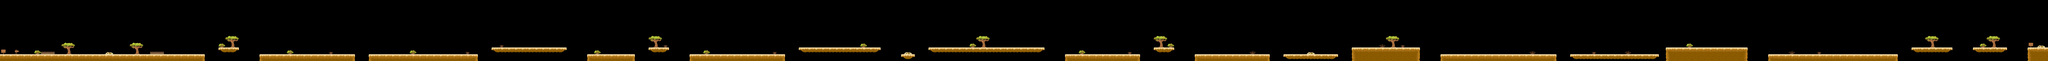

The image is a tile-based game level rendered from a .tmx file. Its description and source (layers, tilesets, objects; grid data summarised) follow:
An orthogonal 300x9 tile map with 128x128 px tiles, 2 tile layers (tiles, objects), 2 tilesets and 25 objects (13x 2, 10x 1, spawnPoint).

<map version="1.2" tiledversion="1.2.4" orientation="orthogonal" renderorder="right-down" width="300" height="9" tilewidth="128" tileheight="128" infinite="0" nextlayerid="6" nextobjectid="46">
 <tileset firstgid="1" name="tiles" tilewidth="128" tileheight="128" spacing="2" tilecount="24" columns="4">
  <image source="tiles.png" width="520" height="778" />
  <tile id="0">
   <properties>
    <property name="collides" type="bool" value="true" />
   </properties>
  </tile>
  <tile id="1">
   <properties>
    <property name="collides" type="bool" value="true" />
   </properties>
  </tile>
  <tile id="2">
   <properties>
    <property name="collides" type="bool" value="true" />
   </properties>
  </tile>
  <tile id="3">
   <properties>
    <property name="collides" type="bool" value="true" />
   </properties>
  </tile>
  <tile id="4">
   <properties>
    <property name="collides" type="bool" value="true" />
   </properties>
  </tile>
  <tile id="5">
   <properties>
    <property name="collides" type="bool" value="true" />
   </properties>
  </tile>
  <tile id="6">
   <properties>
    <property name="collides" type="bool" value="true" />
   </properties>
  </tile>
  <tile id="7">
   <properties>
    <property name="collides" type="bool" value="true" />
   </properties>
  </tile>
  <tile id="8">
   <properties>
    <property name="collides" type="bool" value="true" />
   </properties>
  </tile>
  <tile id="9">
   <properties>
    <property name="collides" type="bool" value="true" />
   </properties>
  </tile>
  <tile id="10">
   <properties>
    <property name="collides" type="bool" value="true" />
   </properties>
  </tile>
  <tile id="11">
   <properties>
    <property name="collides" type="bool" value="true" />
   </properties>
  </tile>
  <tile id="12">
   <properties>
    <property name="collides" type="bool" value="true" />
   </properties>
  </tile>
  <tile id="13">
   <properties>
    <property name="collides" type="bool" value="true" />
   </properties>
  </tile>
  <tile id="14">
   <properties>
    <property name="collides" type="bool" value="true" />
   </properties>
  </tile>
  <tile id="15">
   <properties>
    <property name="collides" type="bool" value="true" />
   </properties>
  </tile>
 </tileset>
 <tileset firstgid="25" name="objects" tilewidth="128" tileheight="128" tilecount="13" columns="13">
  <image source="objects.png" width="1664" height="128" />
  <tile id="2">
   <properties>
    <property name="kill" type="bool" value="true" />
    <property name="overlap" type="bool" value="true" />
   </properties>
  </tile>
 </tileset>
 <layer id="4" name="tiles" width="300" height="9">
  <data>[2700 cells, 345 non-empty, 20 distinct tile ids]</data>
 </layer>
 <layer id="5" name="objects" width="300" height="9">
  <data>[2700 cells, 4 non-empty, 1 distinct tile ids]</data>
 </layer>
 <objectgroup id="2" name="hero">
  <object id="44" name="spawnPoint" x="220" y="892">
   <point />
  </object>
 </objectgroup>
 <objectgroup id="3" name="enemys">
  <object id="12" type="1" x="3714.15" y="773.424" width="124.243" height="248.485" />
  <object id="14" type="2" x="6412.12" y="803.031" width="212.121" height="212.121" />
  <object id="15" type="2" x="8715.15" y="796.969" width="218.182" height="221.212" />
  <object id="17" type="1" x="14469.7" y="766.667" width="227.273" height="248.485" />
  <object id="18" type="2" x="19215.2" y="645.455" width="233.333" height="242.424" />
  <object id="19" type="1" x="21133.3" y="796.97" width="212.121" height="224.242" />
  <object id="20" type="2" x="26378.8" y="630.303" width="227.273" height="257.576" />
  <object id="21" type="2" x="28915.2" y="787.879" width="227.273" height="230.303" />
  <object id="22" type="1" x="30860.6" y="778.788" width="224.242" height="236.364" />
  <object id="23" type="2" x="35078.8" y="769.697" width="218.182" height="251.515" />
  <object id="25" type="2" x="13457.6" y="800" width="218.182" height="203.03" />
  <object id="27" type="2" x="16278.8" y="654.545" width="218.182" height="224.242" />
  <object id="28" type="2" x="23566.7" y="772.727" width="221.212" height="239.394" />
  <object id="29" type="1" x="24842.4" y="781.818" width="227.273" height="236.364" />
  <object id="30" type="1" x="28433.3" y="781.818" width="224.242" height="230.303" />
  <object id="31" type="1" x="32516.5" y="662.03" width="221.212" height="233.333" />
  <object id="32" type="2" x="36369.7" y="648.485" width="215.152" height="227.273" />
  <object id="33" type="1" x="1462.67" y="766.424" width="127.273" height="254.545" />
  <object id="34" type="2" x="3077.6" y="770.424" width="118.182" height="251.515" />
  <object id="36" type="1" x="5772.73" y="781.818" width="230.303" height="233.333" />
  <object id="37" type="2" x="4875.76" y="787.879" width="224.242" height="215.152" />
  <object id="39" type="2" x="10372.7" y="645.455" width="239.394" height="233.333" />
  <object id="41" x="11660.6" y="772.727" width="236.364" height="242.424" />
  <object id="43" type="1" x="1017.94" y="764.363" width="126.303" height="254.545" />
 </objectgroup>
</map>